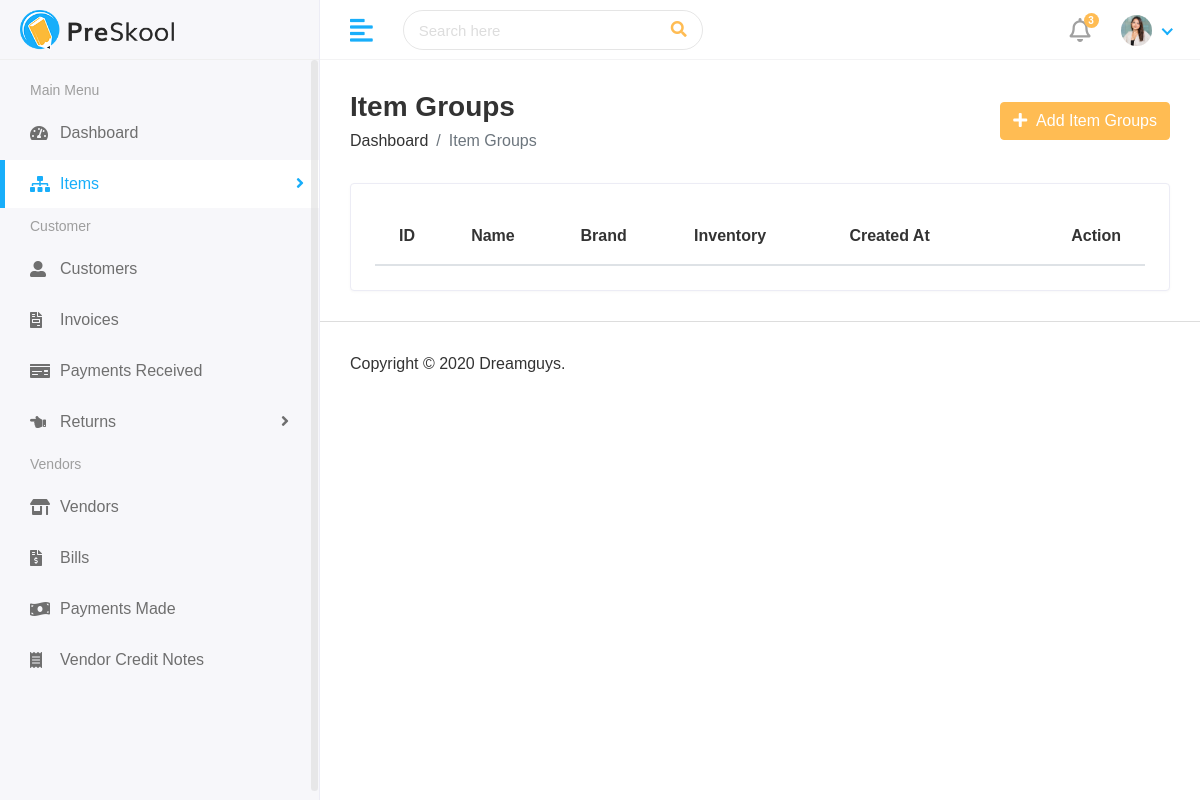
Before: /finance/view_item_groups/ with the older database file.
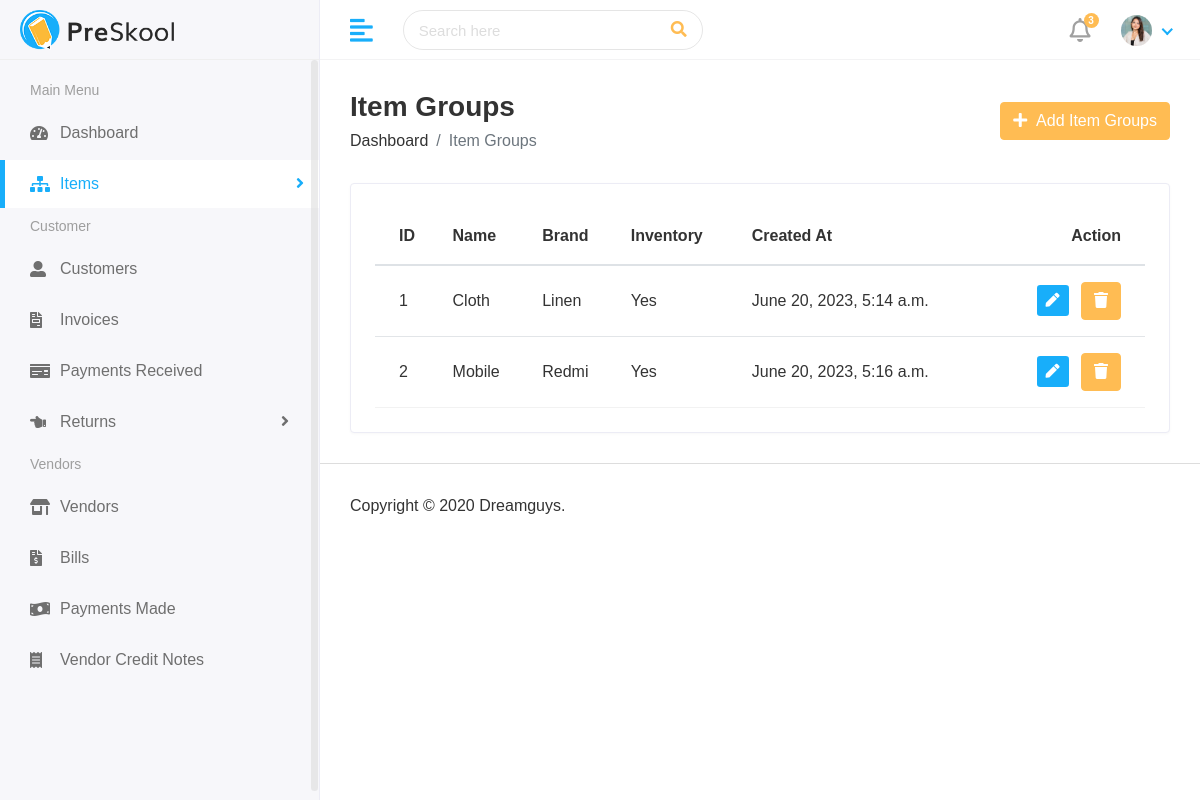
After: the same page with the newer database file.
### finance/models.py (models this page shows, shortened)
class ItemGroup(models.Model):
    name = models.CharField(_("name"), max_length=50)
    brand = models.CharField(_("brand"), max_length=50)
    tax_preference = models.IntegerField(choices=TAX_PREFERENCE,default=1)
    inventory = models.IntegerField(choices=INVENTORY_TYPE,default=1)
    created_at = models.DateTimeField(auto_now_add=True,null = True)
    updated_at = models.DateTimeField(auto_now_add=True,null = True)

### finance/views.py (the view)
# urls.py: path('view_item_groups/',views.view_item_groups,name="view_item_groups"),
def view_item_groups(request):
    item_groups = ItemGroup.objects.all()
    context = {
        "item_groups":item_groups
    }
    return render(request,"hod/view_item_groups.html", context)

### finance/templates/hod/view_item_groups.html (shortened to what this page needs)
{% extends 'base.html' %} {% block content %}
<div class="main-wrapper">
  <div class="page-wrapper">
    <div class="content container-fluid">
      <div class="page-header">
        <div class="row align-items-center">
          <div class="col">
            <h3 class="page-title">Item Groups</h3>
            <ul class="breadcrumb">
              <li class="breadcrumb-item">
                <a href="{% url 'finance_dashboard' %}">Dashboard</a>
              </li>
              <li class="breadcrumb-item active">Item Groups</li>
            </ul>
          </div>
          <div class="col-auto text-right float-right ml-auto">
            <a href="{% url 'add_item_groups' %}" class="btn btn-primary"
              ><i class="fas fa-plus"></i> &nbsp;Add Item Groups
            </a>
          </div>
        </div>
      </div>
      <div class="row">
        <div class="col-sm-12">
          <div class="card card-table">
            <div class="card-body">
              <div class="table-responsive">
                <table id="table_id" class="table table-hover table-center mb-0">
                    <thead>
                      <tr>
                        <th>ID</th>
                        <th>Name</th>
                        <th>Brand</th>
                        <th>Inventory</th>
                        <th>Created At</th>
                        <th class="text-right">Action</th>
                      </tr>
                    </thead>
                    <tbody>
                      {% for i in item_groups %}
                      <tr>
                        <td>{{i.id}}</td>
                        <td>{{i.name}}</td>
                        <td>{{i.brand}}</td>
                        {% if i.inventory == 1 %}
                            <td>Yes</td>
                        {% else %}
                            <td>No</td>
                        {% endif %}
                        <td>{{i.created_at}}</td>
                        <td class="text-right">
                          <div class="actions">
                            <a
                              href="{% url 'edit_item_groups' i.id %}"
                              class="btn btn-sm bg-success-light mr-2"
                            >
                              <i class="fas fa-pen"></i>
                            </a>
                            <button type="button" class="btn btn-primary" data-toggle="modal" data-target="#modal-{{i.id}}">
                              <i class="fa fa-trash" aria-hidden="true"></i>
                            </button>
                          </div>
                        </td>
                      </tr>
                      {% endfor %}
                    </tbody>
                  </table>
              </div>
            </div>
          </div>
        </div>
      </div>
    </div>
    {% endblock content %}

Changed rows visible on the page:
added ItemGroup: id "1", name "Cloth", brand "Linen", inventory "Yes", created_at "June 20, 2023, 5:14 a.m."
added ItemGroup: id "2", name "Mobile", brand "Redmi", inventory "Yes", created_at "June 20, 2023, 5:16 a.m."
